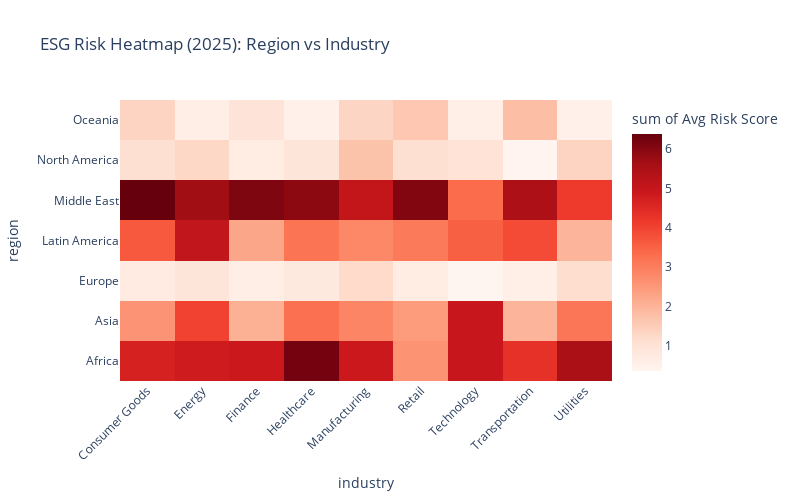

Source (notebook cell):
### Code cell
import plotly.express as px
import plotly.graph_objects as go

# Filter for 2025 and select key columns
dashboard_df = latest_df[['industry', 'region', 'risk_score']].copy()

# Calculate average risk score per (Region × Industry)
heatmap_data = dashboard_df.groupby(['region', 'industry'])['risk_score'].mean().reset_index()

# Create heatmap
fig = px.density_heatmap(
    heatmap_data,
    x='industry',
    y='region',
    z='risk_score',
    color_continuous_scale='Reds',
    title='ESG Risk Heatmap (2025): Region vs Industry',
    labels={'risk_score': 'Avg Risk Score'}
)

# Improve layout
fig.update_layout(
    width=800,
    height=500,
    xaxis_tickangle=-45
)

# Show the plot
fig.show()

### Figure 1 — Plotly figure (JSON) as saved in the notebook; plotly's stock layout.template omitted (floating-point values rounded to 4 significant figures)
{"data": [{"coloraxis": "coloraxis", "histfunc": "sum", "hovertemplate": "industry=%{x}<br>region=%{y}<br>sum of Avg Risk Score=%{z}<extra></extra>", "name": "", "type": "histogram2d", "x": ["Consumer Goods", "Energy", "Finance", "Healthcare", "Manufacturing", "Retail", "Technology", "Transportation", "Utilities", "Consumer Goods", "Energy", "Finance", "Healthcare", "Manufacturing", "Retail", "Technology", "Transportation", "Utilities", "Consumer Goods", "Energy", "Finance", "Healthcare", "Manufacturing", "Retail", "Technology", "Transportation", "Utilities", "Consumer Goods", "Energy", "Finance", "Healthcare", "Manufacturing", "Retail", "Technology", "Transportation", "Utilities", "Consumer Goods", "Energy", "Finance", "Healthcare", "Manufacturing", "Retail", "Technology", "Transportation", "Utilities", "Consumer Goods", "Energy", "Finance", "Healthcare", "Manufacturing", "Retail", "Technology", "Transportation", "Utilities", "Consumer Goods", "Energy", "Finance", "Healthcare", "Manufacturing", "Retail", "Technology", "Transportation", "Utilities"], "xaxis": "x", "xbingroup": "x", "y": ["Africa", "Africa", "Africa", "Africa", "Africa", "Africa", "Africa", "Africa", "Africa", "Asia", "Asia", "Asia", "Asia", "Asia", "Asia", "Asia", "Asia", "Asia", "Europe", "Europe", "Europe", "Europe", "Europe", "Europe", "Europe", "Europe", "Europe", "Latin America", "Latin America", "Latin America", "Latin America", "Latin America", "Latin America", "Latin America", "Latin America", "Latin America", "Middle East", "Middle East", "Middle East", "Middle East", "Middle East", "Middle East", "Middle East", "Middle East", "Middle East", "North America", "North America", "North America", "North America", "North America", "North America", "North America", "North America", "North America", "Oceania", "Oceania", "Oceania", "Oceania", "Oceania", "Oceania", "Oceania", "Oceania", "Oceania"], "yaxis": "y", "ybingroup": "y", "z": [4.667, 4.818, 4.886, 6.229, 4.905, 2.606, 4.966, 4.331, 5.515, 2.591, 4.007, 2.072, 3.262, 2.864, 2.436, 4.958, 1.966, 3.137, 0.7041, 0.9391, 0.6262, 0.7848, 1.212, 0.6526, 0.3579, 0.5722, 1.158, 3.644, 5.077, 2.257, 3.166, 2.805, 3.078, 3.539, 3.868, 1.967, 6.384, 5.68, 6.106, 5.927, 5.043, 6.074, 3.324, 5.48, 4.144, 1.113, 1.277, 0.6939, 0.9447, 1.711, 1.105, 1.014, 0.395, 1.371, 1.372, 0.6246, 0.9618, 0.5372, 1.326, 1.62, 0.5735, 1.784, 0.5142]}], "layout": {"coloraxis": {"colorbar": {"title": {"text": "sum of Avg Risk Score"}}, "colorscale": [[0, "rgb(255,245,240)"], [0.125, "rgb(254,224,210)"], [0.25, "rgb(252,187,161)"], [0.375, "rgb(252,146,114)"], [0.5, "rgb(251,106,74)"], [0.625, "rgb(239,59,44)"], [0.75, "rgb(203,24,29)"], [0.875, "rgb(165,15,21)"], [1, "rgb(103,0,13)"]]}, "height": 500, "legend": {"tracegroupgap": 0}, "title": {"text": "ESG Risk Heatmap (2025): Region vs Industry"}, "width": 800, "xaxis": {"anchor": "y", "autorange": true, "domain": [0, 1], "range": [-0.5, 8.5], "tickangle": -45, "title": {"text": "industry"}, "type": "category"}, "yaxis": {"anchor": "x", "autorange": true, "domain": [0, 1], "range": [-0.5, 6.5], "title": {"text": "region"}, "type": "category"}}}
